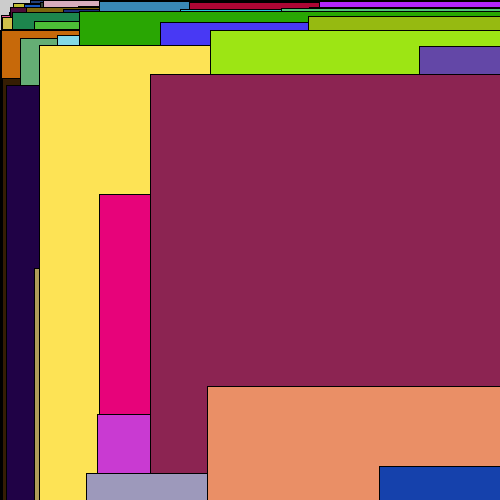
Frame 1 (no input)
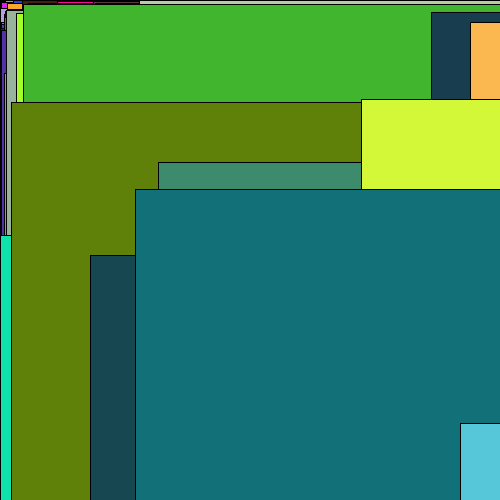
Frame 60 (the mouse pressed at the canvas centre just before this capture)
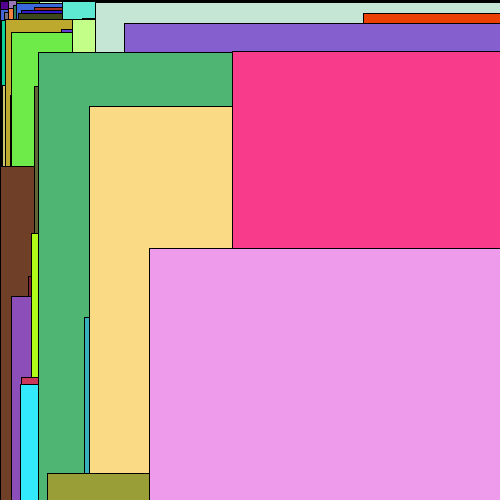
Frame 120 (the mouse held since frame 60 and released just before this capture)

The Processing sketch that drew these frames (run headless with seeded random() and noise(); from frame 60 on, the mouse is pressed at the canvas centre):

// Processing sketch: sketch_10
// ── sketch_10.pde
void setup(){
  size(500, 500);
  
  
  

}

void draw(){
  

  for (int a = 0; a < 10000; a++) {
    fill(random(0,255),random (0,255), random(0,255));
    rect(random(0, 500), random (0, 500), a, a);
  }
  
  
  
}
